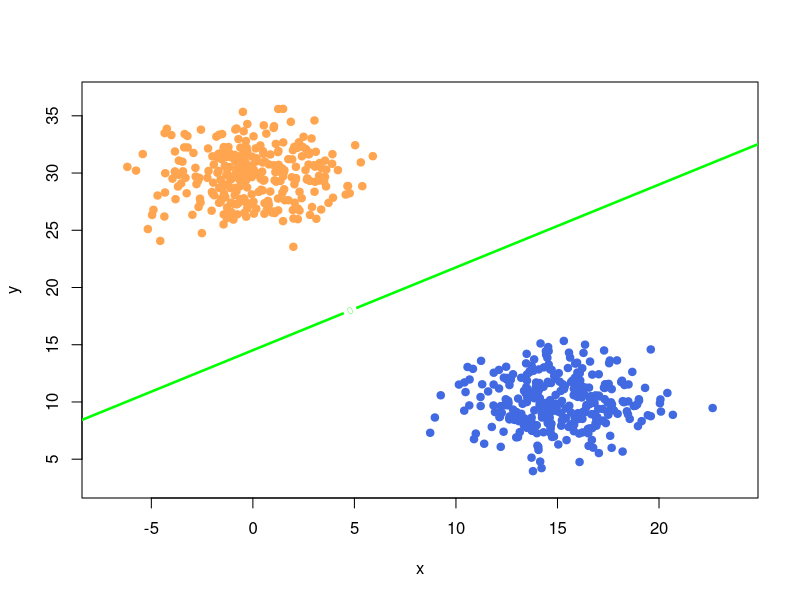

Recreate this plot in R.
library(MASS)

estimateMu <- function(x)
{
  m <- dim(x)[2]
  mu <- matrix(NA, 1, m)
  for(i in 1:m)
  {
    mu[1,i] <- mean(x[,i])
  }
  return(mu)
}

estimateSigma <- function(x1,x2,mu1,mu2)
{
  n1 <- dim(x1)[1]
  n2 <- dim(x2)[1]
  n <- n1 + n2
  m <- dim(x1)[2]
  sigma <- matrix(0, m, m)
  for(i in 1:n1)
  {
    
    sigma <- sigma + (t(x1[i,] - mu1) %*% (x1[i,] - mu1))
    
  }
  for(i in 1:n2)
  {
    
    sigma <- sigma + (t(x2[i,] - mu2) %*% (x2[i,] - mu2))
    
  }
  return(sigma/(n + 2))
}

coef <- function(mu1,mu2,sigma)
{
  invsigma <- solve(sigma)
  
  b <- invsigma %*% t(mu1) - invsigma %*% t(mu2)
  D <- -2*b[1,1]
  E <- -2*b[2,1]
  
  F <- c(mu1 %*% invsigma %*% t(mu1) - mu2 %*% invsigma %*% t(mu2))

  func <- function(x, y) {
    x*D + y*E + F
  }
  return(func)
}


n<-300
sigma1 <- matrix(c(5,0, 0, 5), 2, 2)
sigma2 <- matrix(c(5, 0,0, 5), 2, 2)

mu1 <- c(0, 30)
mu2 <- c(15, 10)

xy1 <- mvrnorm(n=n, mu = mu1, Sigma = sigma1)
xy2 <- mvrnorm(n=n, mu = mu2, Sigma = sigma2)

plotxmin <- min(xy1[,1], xy2[,1]) - 1
plotymin <- min(xy1[,2], xy2[,2]) - 1
plotxmax <- max(xy1[,1], xy2[,1]) + 1
plotymax <- max(xy1[,2], xy2[,2]) + 1
plot(xy1[,1],xy2[,2], type="n", xlab = "x", ylab = "y", xlim=c(plotxmin, plotxmax), ylim = c(plotymin, plotymax))

colors <- c("tan1", "royalblue")
points(xy1, pch=21, col=colors[1], bg=colors[1])
points(xy2, pch=21, col=colors[2], bg=colors[2])

mu1 <- estimateMu(xy1)
mu2 <- estimateMu(xy2)

sigma <-estimateSigma(xy1,xy2,mu1,mu2)

X <- seq(plotxmin-5, plotxmax+5, len = 500)
Y <- seq(plotymin-5, plotymax+5, len = 500)

f <- coef(mu1,mu2,sigma)
Z <- outer(X, Y, f)

contour(X, Y, Z, levels = 0, add = TRUE, drawlabels = TRUE, lwd = 2.5,col="green")



